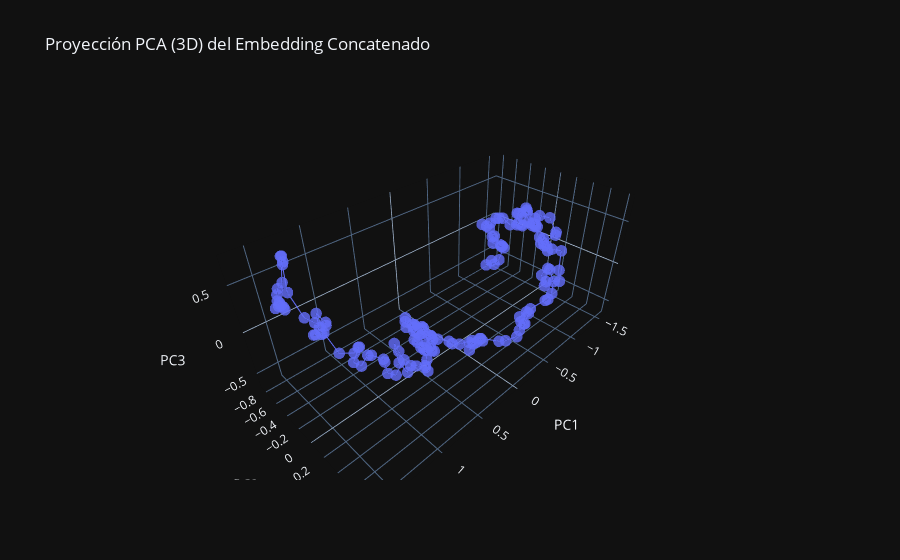

The notebook cell saved with this chart:
### Code cell
# Reducir de 21D a 3D
pca = PCA(n_components=3)
X_pca = pca.fit_transform(X_emb_concat)  # (198, 3)

# Graficar
fig = go.Figure()
fig.add_trace(go.Scatter3d(
    x=X_pca[:, 0],
    y=X_pca[:, 1],
    z=X_pca[:, 2],
    mode='lines+markers',
    marker=dict(size=4, opacity=0.8),
    line=dict(width=2),
    name="Concatenated embedding (PCA)"
))

fig.update_layout(
    title="Proyección PCA (3D) del Embedding Concatenado",
    scene=dict(
        xaxis_title="PC1",
        yaxis_title="PC2",
        zaxis_title="PC3"
    ),
    template='plotly_dark'
)
fig.show()

### Figure 1 — Plotly figure (JSON) as saved in the notebook; plotly's stock layout.template omitted (floating-point values rounded to 4 significant figures; data arrays with more than 128 entries replaced by an {"elided": "..."} marker saying what was removed)
{"data": [{"line": {"width": 2}, "marker": {"opacity": 0.8, "size": 4}, "mode": "lines+markers", "name": "Concatenated embedding (PCA)", "type": "scatter3d", "x": {"elided": "160 float values"}, "y": {"elided": "160 float values"}, "z": {"elided": "160 float values"}}], "layout": {"scene": {"xaxis": {"title": {"text": "PC1"}}, "yaxis": {"title": {"text": "PC2"}}, "zaxis": {"title": {"text": "PC3"}}}, "title": {"text": "Proyección PCA (3D) del Embedding Concatenado"}}}
